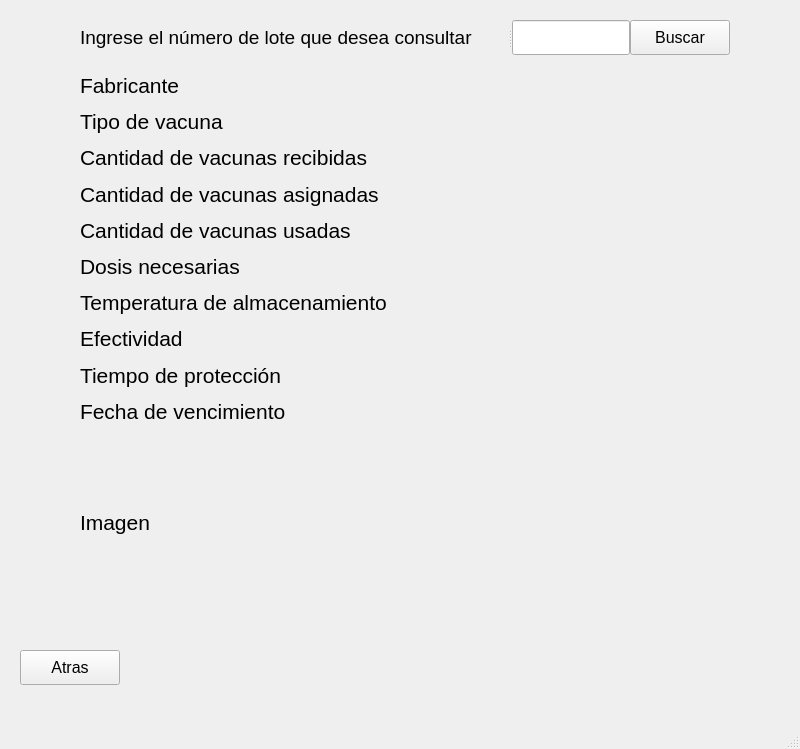
<?xml version="1.0" encoding="UTF-8"?>
<ui version="4.0">
 <class>ConsultarLoteIndividual</class>
 <widget class="QMainWindow" name="ConsultarLoteIndividual">
  <property name="enabled">
   <bool>true</bool>
  </property>
  <property name="geometry">
   <rect>
    <x>0</x>
    <y>0</y>
    <width>800</width>
    <height>749</height>
   </rect>
  </property>
  <property name="windowTitle">
   <string>Consultar lote individual</string>
  </property>
  <widget class="QWidget" name="centralwidget">
   <widget class="QPushButton" name="btnBuscar">
    <property name="enabled">
     <bool>true</bool>
    </property>
    <property name="geometry">
     <rect>
      <x>630</x>
      <y>20</y>
      <width>100</width>
      <height>35</height>
     </rect>
    </property>
    <property name="font">
     <font>
      <pointsize>12</pointsize>
     </font>
    </property>
    <property name="text">
     <string>Buscar</string>
    </property>
   </widget>
   <widget class="QLabel" name="label">
    <property name="geometry">
     <rect>
      <x>150</x>
      <y>60</y>
      <width>47</width>
      <height>13</height>
     </rect>
    </property>
    <property name="text">
     <string/>
    </property>
   </widget>
   <widget class="QSplitter" name="splitter_4">
    <property name="geometry">
     <rect>
      <x>80</x>
      <y>20</y>
      <width>550</width>
      <height>35</height>
     </rect>
    </property>
    <property name="orientation">
     <enum>Qt::Horizontal</enum>
    </property>
    <widget class="QLabel" name="label_24">
     <property name="font">
      <font>
       <pointsize>14</pointsize>
      </font>
     </property>
     <property name="text">
      <string>Ingrese el número de lote que desea consultar</string>
     </property>
    </widget>
    <widget class="QLineEdit" name="noLote">
     <property name="enabled">
      <bool>true</bool>
     </property>
     <property name="frame">
      <bool>true</bool>
     </property>
    </widget>
   </widget>
   <widget class="QWidget" name="gridLayoutWidget">
    <property name="geometry">
     <rect>
      <x>80</x>
      <y>70</y>
      <width>641</width>
      <height>542</height>
     </rect>
    </property>
    <layout class="QGridLayout" name="gridLayout">
     <item row="4" column="0">
      <widget class="QLabel" name="label_17">
       <property name="font">
        <font>
         <pointsize>16</pointsize>
        </font>
       </property>
       <property name="text">
        <string>Cantidad de vacunas usadas</string>
       </property>
      </widget>
     </item>
     <item row="0" column="1">
      <widget class="QLabel" name="fabricante">
       <property name="font">
        <font>
         <pointsize>14</pointsize>
        </font>
       </property>
       <property name="text">
        <string/>
       </property>
      </widget>
     </item>
     <item row="8" column="0">
      <widget class="QLabel" name="label_21">
       <property name="font">
        <font>
         <pointsize>16</pointsize>
        </font>
       </property>
       <property name="text">
        <string>Tiempo de protección</string>
       </property>
      </widget>
     </item>
     <item row="10" column="0">
      <widget class="QLabel" name="label_23">
       <property name="font">
        <font>
         <pointsize>16</pointsize>
        </font>
       </property>
       <property name="text">
        <string>Imagen</string>
       </property>
      </widget>
     </item>
     <item row="9" column="1">
      <widget class="QLabel" name="fechaVencimiento">
       <property name="font">
        <font>
         <pointsize>14</pointsize>
        </font>
       </property>
       <property name="text">
        <string/>
       </property>
      </widget>
     </item>
     <item row="10" column="1">
      <widget class="QLabel" name="imagen">
       <property name="minimumSize">
        <size>
         <width>305</width>
         <height>180</height>
        </size>
       </property>
       <property name="maximumSize">
        <size>
         <width>305</width>
         <height>180</height>
        </size>
       </property>
       <property name="font">
        <font>
         <pointsize>14</pointsize>
        </font>
       </property>
       <property name="text">
        <string/>
       </property>
      </widget>
     </item>
     <item row="2" column="0">
      <widget class="QLabel" name="label_15">
       <property name="font">
        <font>
         <pointsize>16</pointsize>
        </font>
       </property>
       <property name="text">
        <string>Cantidad de vacunas recibidas</string>
       </property>
      </widget>
     </item>
     <item row="5" column="0">
      <widget class="QLabel" name="label_18">
       <property name="font">
        <font>
         <pointsize>16</pointsize>
        </font>
       </property>
       <property name="text">
        <string>Dosis necesarias</string>
       </property>
      </widget>
     </item>
     <item row="1" column="1">
      <widget class="QLabel" name="tipoVacuna">
       <property name="font">
        <font>
         <pointsize>14</pointsize>
        </font>
       </property>
       <property name="text">
        <string/>
       </property>
      </widget>
     </item>
     <item row="7" column="0">
      <widget class="QLabel" name="label_20">
       <property name="font">
        <font>
         <pointsize>16</pointsize>
        </font>
       </property>
       <property name="text">
        <string>Efectividad</string>
       </property>
      </widget>
     </item>
     <item row="4" column="1">
      <widget class="QLabel" name="cantidadUsada">
       <property name="font">
        <font>
         <pointsize>14</pointsize>
        </font>
       </property>
       <property name="text">
        <string/>
       </property>
      </widget>
     </item>
     <item row="1" column="0">
      <widget class="QLabel" name="label_14">
       <property name="font">
        <font>
         <pointsize>16</pointsize>
        </font>
       </property>
       <property name="text">
        <string>Tipo de vacuna</string>
       </property>
      </widget>
     </item>
     <item row="7" column="1">
      <widget class="QLabel" name="efectividad">
       <property name="font">
        <font>
         <pointsize>14</pointsize>
        </font>
       </property>
       <property name="text">
        <string/>
       </property>
      </widget>
     </item>
     <item row="5" column="1">
      <widget class="QLabel" name="dosis">
       <property name="font">
        <font>
         <pointsize>14</pointsize>
        </font>
       </property>
       <property name="text">
        <string/>
       </property>
      </widget>
     </item>
     <item row="2" column="1">
      <widget class="QLabel" name="cantidadRecibida">
       <property name="font">
        <font>
         <pointsize>14</pointsize>
        </font>
       </property>
       <property name="text">
        <string/>
       </property>
      </widget>
     </item>
     <item row="6" column="0">
      <widget class="QLabel" name="label_19">
       <property name="font">
        <font>
         <pointsize>16</pointsize>
        </font>
       </property>
       <property name="text">
        <string>Temperatura de almacenamiento</string>
       </property>
      </widget>
     </item>
     <item row="3" column="0">
      <widget class="QLabel" name="label_16">
       <property name="font">
        <font>
         <pointsize>16</pointsize>
        </font>
       </property>
       <property name="text">
        <string>Cantidad de vacunas asignadas</string>
       </property>
      </widget>
     </item>
     <item row="9" column="0">
      <widget class="QLabel" name="label_22">
       <property name="font">
        <font>
         <pointsize>16</pointsize>
        </font>
       </property>
       <property name="text">
        <string>Fecha de vencimiento</string>
       </property>
      </widget>
     </item>
     <item row="6" column="1">
      <widget class="QLabel" name="temperatura">
       <property name="font">
        <font>
         <pointsize>14</pointsize>
        </font>
       </property>
       <property name="text">
        <string/>
       </property>
      </widget>
     </item>
     <item row="0" column="0">
      <widget class="QLabel" name="label_13">
       <property name="font">
        <font>
         <pointsize>16</pointsize>
        </font>
       </property>
       <property name="text">
        <string>Fabricante</string>
       </property>
      </widget>
     </item>
     <item row="8" column="1">
      <widget class="QLabel" name="tiempoProteccion">
       <property name="font">
        <font>
         <pointsize>14</pointsize>
        </font>
       </property>
       <property name="text">
        <string/>
       </property>
      </widget>
     </item>
     <item row="3" column="1">
      <widget class="QLabel" name="cantidadAsignada">
       <property name="font">
        <font>
         <pointsize>14</pointsize>
        </font>
       </property>
       <property name="text">
        <string/>
       </property>
      </widget>
     </item>
    </layout>
   </widget>
   <widget class="QLabel" name="mensaje">
    <property name="geometry">
     <rect>
      <x>130</x>
      <y>650</y>
      <width>611</width>
      <height>31</height>
     </rect>
    </property>
    <property name="text">
     <string>&lt;html&gt;&lt;head/&gt;&lt;body&gt;&lt;p align=&quot;center&quot;&gt;&lt;span style=&quot; color:#aa0000;&quot;&gt;&lt;br/&gt;&lt;/span&gt;&lt;/p&gt;&lt;/body&gt;&lt;/html&gt;</string>
    </property>
   </widget>
   <widget class="QPushButton" name="buttonAtras">
    <property name="geometry">
     <rect>
      <x>20</x>
      <y>650</y>
      <width>100</width>
      <height>35</height>
     </rect>
    </property>
    <property name="font">
     <font>
      <pointsize>12</pointsize>
     </font>
    </property>
    <property name="text">
     <string>Atras</string>
    </property>
   </widget>
  </widget>
  <widget class="QStatusBar" name="statusbar"/>
 </widget>
 <resources/>
 <connections/>
</ui>
